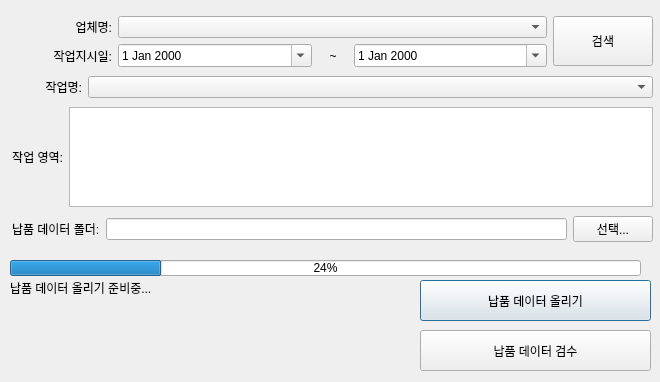
<?xml version="1.0" encoding="UTF-8"?>
<ui version="4.0">
 <class>Dialog</class>
 <widget class="QDialog" name="Dialog">
  <property name="windowModality">
   <enum>Qt::ApplicationModal</enum>
  </property>
  <property name="geometry">
   <rect>
    <x>0</x>
    <y>0</y>
    <width>660</width>
    <height>382</height>
   </rect>
  </property>
  <property name="sizePolicy">
   <sizepolicy hsizetype="Fixed" vsizetype="Fixed">
    <horstretch>0</horstretch>
    <verstretch>0</verstretch>
   </sizepolicy>
  </property>
  <property name="windowTitle">
   <string>납품 데이터 수령</string>
  </property>
  <widget class="QPushButton" name="btn_upload">
   <property name="geometry">
    <rect>
     <x>420</x>
     <y>280</y>
     <width>231</width>
     <height>41</height>
    </rect>
   </property>
   <property name="text">
    <string>납품 데이터 올리기</string>
   </property>
  </widget>
  <widget class="QPushButton" name="btn_inspect">
   <property name="geometry">
    <rect>
     <x>420</x>
     <y>330</y>
     <width>231</width>
     <height>41</height>
    </rect>
   </property>
   <property name="text">
    <string>납품 데이터 검수</string>
   </property>
  </widget>
  <widget class="QProgressBar" name="progressBar">
   <property name="geometry">
    <rect>
     <x>10</x>
     <y>260</y>
     <width>631</width>
     <height>16</height>
    </rect>
   </property>
   <property name="value">
    <number>24</number>
   </property>
  </widget>
  <widget class="QLabel" name="lbl_progress">
   <property name="geometry">
    <rect>
     <x>10</x>
     <y>280</y>
     <width>391</width>
     <height>16</height>
    </rect>
   </property>
   <property name="text">
    <string>납품 데이터 올리기 준비중...</string>
   </property>
  </widget>
  <widget class="QWidget" name="layoutWidget">
   <property name="geometry">
    <rect>
     <x>12</x>
     <y>13</y>
     <width>641</width>
     <height>235</height>
    </rect>
   </property>
   <layout class="QVBoxLayout" name="verticalLayout_2">
    <item>
     <layout class="QHBoxLayout" name="horizontalLayout_6">
      <item>
       <layout class="QVBoxLayout" name="verticalLayout">
        <item>
         <layout class="QHBoxLayout" name="horizontalLayout_5">
          <item>
           <widget class="QLabel" name="label">
            <property name="minimumSize">
             <size>
              <width>100</width>
              <height>0</height>
             </size>
            </property>
            <property name="maximumSize">
             <size>
              <width>100</width>
              <height>16777215</height>
             </size>
            </property>
            <property name="text">
             <string>업체명:</string>
            </property>
            <property name="alignment">
             <set>Qt::AlignRight|Qt::AlignTrailing|Qt::AlignVCenter</set>
            </property>
           </widget>
          </item>
          <item>
           <widget class="QComboBox" name="cmb_worker_nm">
            <property name="sizePolicy">
             <sizepolicy hsizetype="Minimum" vsizetype="Fixed">
              <horstretch>200</horstretch>
              <verstretch>0</verstretch>
             </sizepolicy>
            </property>
           </widget>
          </item>
         </layout>
        </item>
        <item>
         <layout class="QHBoxLayout" name="horizontalLayout_3">
          <item>
           <widget class="QLabel" name="label_3">
            <property name="maximumSize">
             <size>
              <width>100</width>
              <height>16777215</height>
             </size>
            </property>
            <property name="text">
             <string>작업지시일:</string>
            </property>
            <property name="alignment">
             <set>Qt::AlignRight|Qt::AlignTrailing|Qt::AlignVCenter</set>
            </property>
           </widget>
          </item>
          <item>
           <widget class="QDateEdit" name="date_mapext_dttm">
            <property name="calendarPopup">
             <bool>true</bool>
            </property>
           </widget>
          </item>
          <item>
           <widget class="QLabel" name="label_5">
            <property name="maximumSize">
             <size>
              <width>30</width>
              <height>16777215</height>
             </size>
            </property>
            <property name="text">
             <string>~</string>
            </property>
            <property name="alignment">
             <set>Qt::AlignCenter</set>
            </property>
           </widget>
          </item>
          <item>
           <widget class="QDateEdit" name="date_mapext_dttm_2">
            <property name="calendarPopup">
             <bool>true</bool>
            </property>
           </widget>
          </item>
         </layout>
        </item>
       </layout>
      </item>
      <item>
       <widget class="QPushButton" name="btn_search">
        <property name="minimumSize">
         <size>
          <width>0</width>
          <height>50</height>
         </size>
        </property>
        <property name="maximumSize">
         <size>
          <width>100</width>
          <height>16777215</height>
         </size>
        </property>
        <property name="text">
         <string>검색</string>
        </property>
       </widget>
      </item>
     </layout>
    </item>
    <item>
     <layout class="QHBoxLayout" name="horizontalLayout_2">
      <item>
       <widget class="QLabel" name="label_2">
        <property name="maximumSize">
         <size>
          <width>70</width>
          <height>16777215</height>
         </size>
        </property>
        <property name="text">
         <string>작업명:</string>
        </property>
        <property name="alignment">
         <set>Qt::AlignRight|Qt::AlignTrailing|Qt::AlignVCenter</set>
        </property>
       </widget>
      </item>
      <item>
       <widget class="QComboBox" name="cmb_extjob_nm"/>
      </item>
     </layout>
    </item>
    <item>
     <layout class="QHBoxLayout" name="horizontalLayout_4">
      <item>
       <widget class="QLabel" name="label_9">
        <property name="maximumSize">
         <size>
          <width>70</width>
          <height>16777215</height>
         </size>
        </property>
        <property name="text">
         <string>작업 영역:</string>
        </property>
        <property name="alignment">
         <set>Qt::AlignRight|Qt::AlignTrailing|Qt::AlignVCenter</set>
        </property>
       </widget>
      </item>
      <item>
       <widget class="QListView" name="lst_workarea">
        <property name="maximumSize">
         <size>
          <width>16777215</width>
          <height>100</height>
         </size>
        </property>
       </widget>
      </item>
     </layout>
    </item>
    <item>
     <layout class="QHBoxLayout" name="horizontalLayout">
      <item>
       <widget class="QLabel" name="label_4">
        <property name="text">
         <string>납품 데이터 폴더:</string>
        </property>
       </widget>
      </item>
      <item>
       <widget class="QLineEdit" name="edt_data_folder"/>
      </item>
      <item>
       <widget class="QPushButton" name="btn_select_folder">
        <property name="text">
         <string>선택...</string>
        </property>
       </widget>
      </item>
     </layout>
    </item>
   </layout>
  </widget>
  <zorder>layoutWidget</zorder>
  <zorder>btn_upload</zorder>
  <zorder>btn_inspect</zorder>
  <zorder>progressBar</zorder>
  <zorder>lbl_progress</zorder>
 </widget>
 <resources/>
 <connections/>
</ui>
